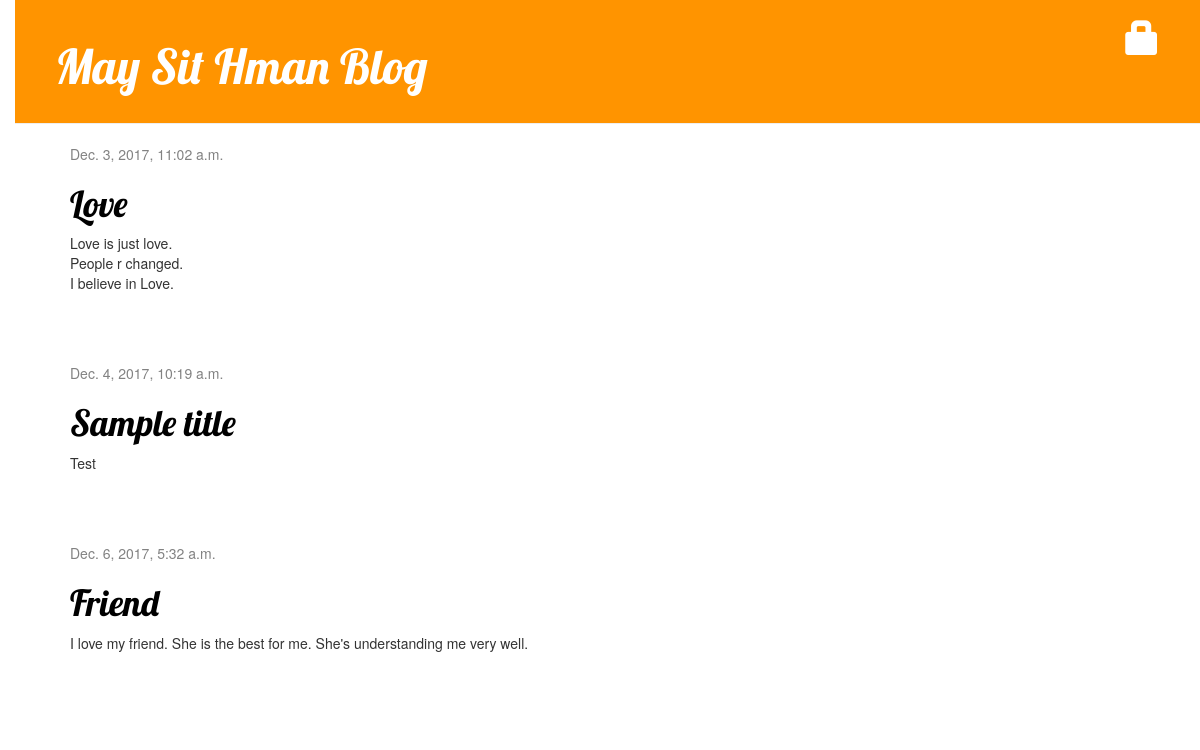
The app's page /, older data.
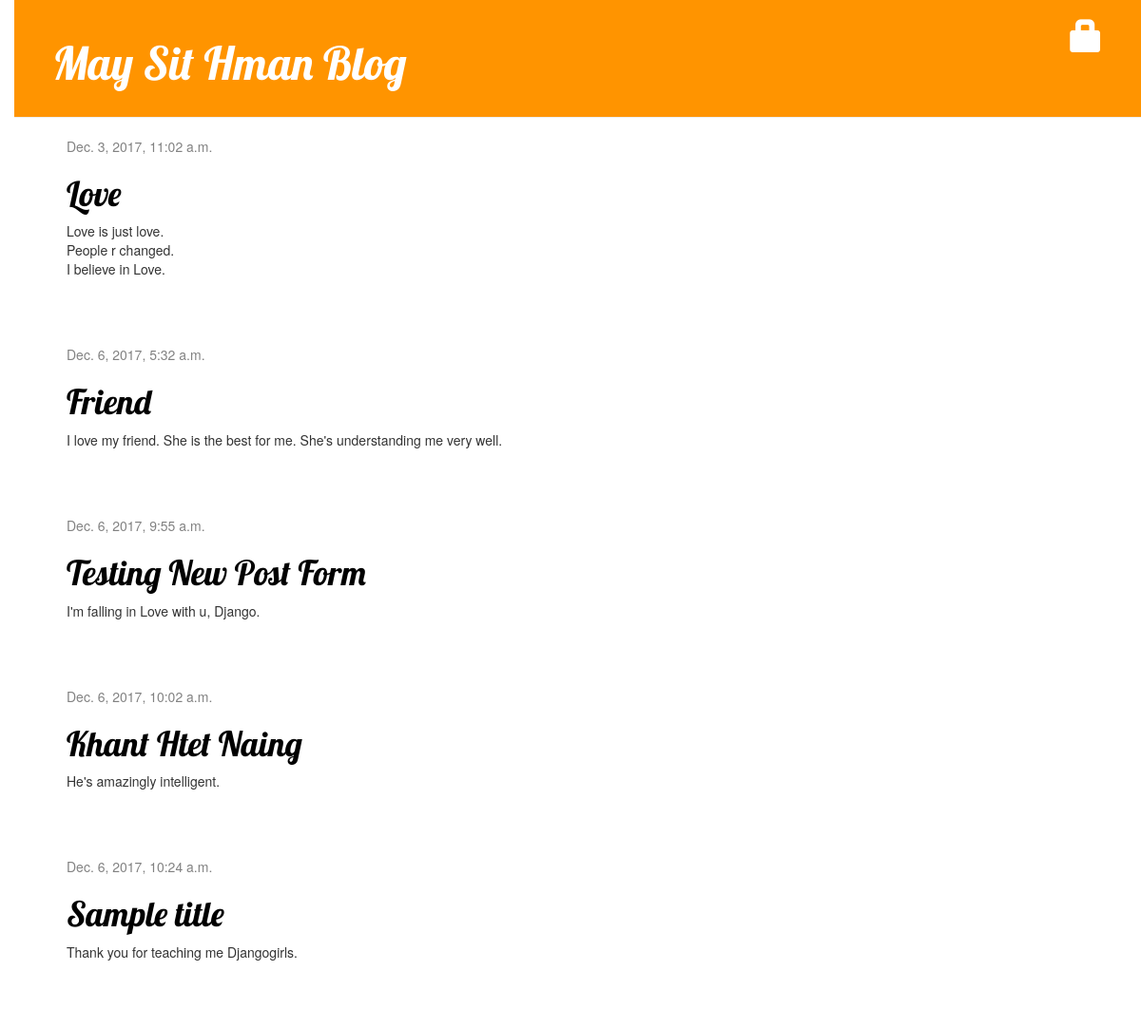
The same page, newer data.
### blog/models.py (models this page shows, shortened)
class Post(models.Model):
    author = models.ForeignKey('auth.User')
    title = models.CharField(max_length=200)
    text = models.TextField()
    created_date = models.DateTimeField(
            default=timezone.now)
    published_date = models.DateTimeField(
            blank=True, null=True)

### blog/views.py (the view)
# urls.py: url(r'^$', views.post_list, name='post_list'),
def post_list(request):
    posts = Post.objects.filter(published_date__lte=timezone.now()).order_by('published_date')
    return render(request, 'blog/post_list.html', {'posts': posts})

### blog/templates/blog/post_list.html
{% extends 'blog/base.html' %}
{% block content %}
    {% for post in posts %}
        <div class="post">
            <div class="date">
                {{ post.published_date }}
            </div>
            <h1><a href="{% url 'post_detail' pk=post.pk %}">{{ post.title }}</a></h1>
            <p>{{ post.text|linebreaksbr }}</p>
        </div>
    {% endfor %}
{% endblock %}

Row changes from the older to the newer data that the page shows:
shown differently, row unchanged: Post "Friend": moves up the list
added Post: published_date "Dec. 6, 2017, 9:55 a.m.", title "Testing New Post Form", text "I'm falling in Love with u, Django."
added Post: published_date "Dec. 6, 2017, 10:02 a.m.", title "Khant Htet Naing", text "He's amazingly intelligent."
changed Post "Sample title": published_date "Dec. 4, 2017, 10:19 a.m." → "Dec. 6, 2017, 10:24 a.m."; text "Test" → "Thank you for teaching me Djangogirls."
